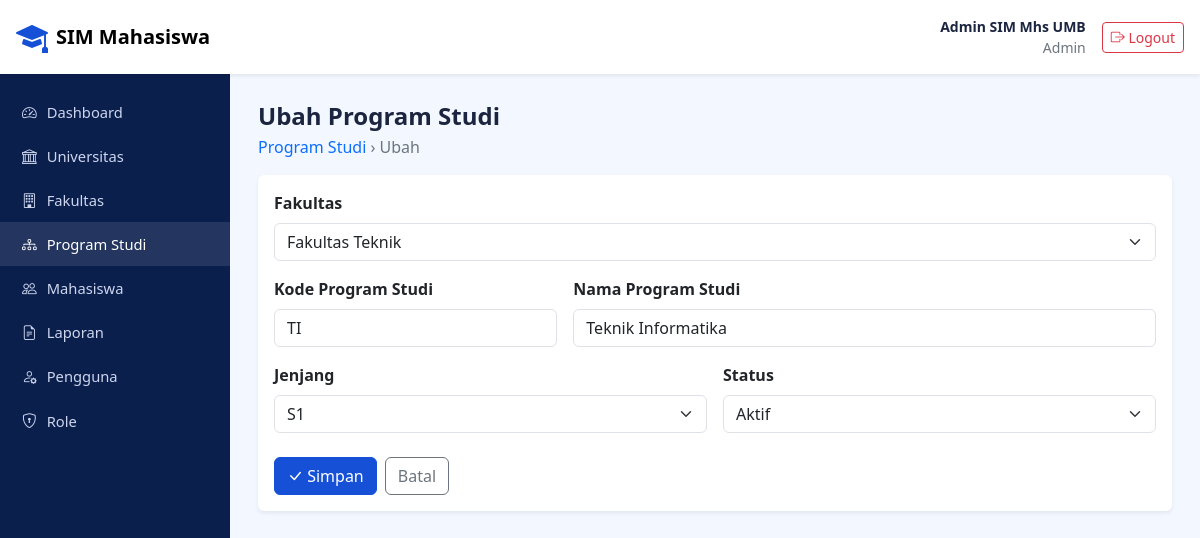
The app's page /pages/program_studi_edit.php?id=1 (signed in) with its own data.
### tables this page shows
CREATE TABLE `program_studi` (
  `id_program_studi` bigint unsigned NOT NULL AUTO_INCREMENT,
  `id_fakultas` bigint unsigned NOT NULL,
  `kode_program_studi` varchar(20) NOT NULL,
  `nama_program_studi` varchar(200) NOT NULL,
  `jenjang` varchar(20) NOT NULL DEFAULT 'S1',
  `status_aktif` enum('Aktif','Tidak Aktif') NOT NULL DEFAULT 'Aktif',
  `created_at` timestamp NOT NULL DEFAULT CURRENT_TIMESTAMP,
  `updated_at` timestamp NOT NULL DEFAULT CURRENT_TIMESTAMP ON UPDATE CURRENT_TIMESTAMP,
  PRIMARY KEY (`id_program_studi`),
  UNIQUE KEY `uk_prodi_fakultas_kode` (`id_fakultas`,`kode_program_studi`),
  CONSTRAINT `fk_prodi_fakultas` FOREIGN KEY (`id_fakultas`) REFERENCES `fakultas` (`id_fakultas`) ON UPDATE CASCADE
);

CREATE TABLE `fakultas` (
  `id_fakultas` bigint unsigned NOT NULL AUTO_INCREMENT,
  `id_universitas` bigint unsigned NOT NULL,
  `kode_fakultas` varchar(20) NOT NULL,
  `nama_fakultas` varchar(200) NOT NULL,
  `created_at` timestamp NOT NULL DEFAULT CURRENT_TIMESTAMP,
  `updated_at` timestamp NOT NULL DEFAULT CURRENT_TIMESTAMP ON UPDATE CURRENT_TIMESTAMP,
  PRIMARY KEY (`id_fakultas`),
  UNIQUE KEY `uk_fakultas_univ_kode` (`id_universitas`,`kode_fakultas`),
  CONSTRAINT `fk_fakultas_universitas` FOREIGN KEY (`id_universitas`) REFERENCES `universitas` (`id_universitas`) ON UPDATE CASCADE
);

### includes/helper.php (called while the page is built, shortened)
<?php
function e($t) {
    return htmlspecialchars((string)$t, ENT_QUOTES, 'UTF-8');
}

### includes/prodi_helper.php (called while the page is built, shortened)
<?php
function daftar_jenjang(): array {
    return ['D3', 'D4', 'S1', 'S2', 'S3'];
}

### includes/prodi_form.php (the view, shortened to what this page needs)
<form method="post" autocomplete="off">
  <div class="mb-3">
    <label class="form-label fw-semibold">Fakultas</label>
    <select name="id_fakultas" class="form-select" required>
      <?php foreach ($listFak as $f): ?>
        <option value="<?= (int)$f['id_fakultas'] ?>"
          <?= (int)$d['id_fakultas'] === (int)$f['id_fakultas'] ? 'selected' : '' ?>>
          <?= e($f['nama_fakultas']) ?>
        </option>
      <?php endforeach; ?>
    </select>
  </div>
  <div class="row g-3">
    <div class="col-md-4">
      <label class="form-label fw-semibold">Kode Program Studi</label>
      <input type="text" name="kode_program_studi" class="form-control" maxlength="20" required
             value="<?= e($d['kode_program_studi']) ?>" placeholder="contoh: TI">
    </div>
    <div class="col-md-8">
      <label class="form-label fw-semibold">Nama Program Studi</label>
      <input type="text" name="nama_program_studi" class="form-control" maxlength="200" required
             value="<?= e($d['nama_program_studi']) ?>">
    </div>
    <div class="col-md-6">
      <label class="form-label fw-semibold">Jenjang</label>
      <select name="jenjang" class="form-select" required>
        <?php foreach (daftar_jenjang() as $j): ?>
          <option value="<?= e($j) ?>" <?= $d['jenjang'] === $j ? 'selected' : '' ?>><?= e($j) ?></option>
        <?php endforeach; ?>
      </select>
    </div>
    <div class="col-md-6">
      <label class="form-label fw-semibold">Status</label>
      <select name="status_aktif" class="form-select" required>
        <?php foreach (['Aktif', 'Tidak Aktif'] as $s): ?>
          <option value="<?= e($s) ?>" <?= $d['status_aktif'] === $s ? 'selected' : '' ?>><?= e($s) ?></option>
        <?php endforeach; ?>
      </select>
    </div>
  </div>
  <div class="d-flex gap-2 mt-4">
    <button type="submit" class="btn btn-primary"><i class="bi bi-check-lg"></i> Simpan</button>
    <a href="program_studi.php" class="btn btn-outline-secondary">Batal</a>
  </div>
</form>

### assets/css/style.css (style rules this page uses)
:root { --biru: #1550d6; --biru-tua: #0b1f4d; --soft: #f3f7ff; }
body { font-family: "Segoe UI", system-ui, sans-serif; color: #1c2540; }
.bg-soft { background: var(--soft); }
.btn-primary { background: var(--biru); border-color: var(--biru); }

### records on screen
program_studi: id_fakultas "Fakultas Teknik", kode_program_studi "TI", nama_program_studi "Teknik Informatika"

### other values on screen
$_SESSION['nama_lengkap'] "Admin SIM Mhs UMB"
$_SESSION['nama_role'] "Admin"
$label "Dashboard"
$label "Universitas"
$label "Fakultas"
$label "Program Studi"
$label "Mahasiswa"
$label "Laporan"
$label "Pengguna"
$label "Role"
form field jenjang "S1"
form field status_aktif "Aktif"
